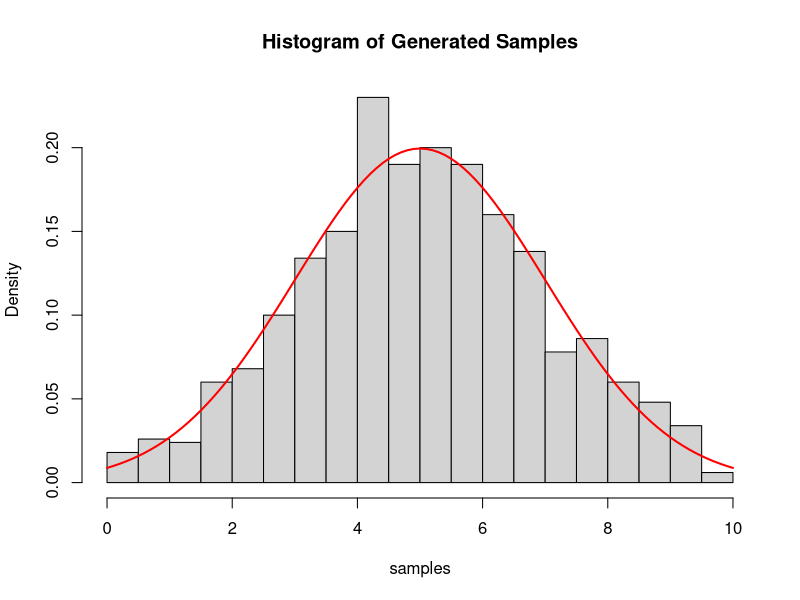

Recreate this plot in R.
# Rejection-Sampling-Function,
# die gemäß gegebener Dichte zieht

##! noch korrigieren


# target_dist_mean: Mittelwert der Normalverteilung der Zielverteilung
# target_dist_sd: Standardabweichung der Normalverteilung der Zielverteilung
# prop_dist_min = Minimum der Schätzverteilung
# prop_dist_max = Maximum der Schätzverteilung
# M = Maximalwert von acceptance_prob
# n_samples = Anzahl der gewünschten Stichproben


rejection_sampling <- function(target_dist_mean, target_dist_sd, prop_dist_min, prop_dist_max, M, n_samples) {

  ##! ERROR, falls Werte fehlen

  # Zielverteilung: Normalverteilung mit Mittelwert und Standardabweichung
  target_dist <- function(x) dnorm(x, mean = target_dist_mean, sd = target_dist_sd)

  # Schätzverteilung: Gleichverteilung auf Intervall [min,max]
  proposal_dist <- function(x) dunif(x, min = prop_dist_min, max = prop_dist_max)

  # Funktion zur Akzeptanz- und Ablehnungswahrscheinlichkeit
  acceptance_prob <- function(x) target_dist(x) / (M * proposal_dist(x))

  # Generierung von Stichproben
  samples <- numeric(n_samples)
  i <- 1
  while (i <= n_samples) {         ##! Video baut hier gewünschte n_samples ein.
    # Ziehen einer Stichprobe aus der Schätzverteilung
    x <- runif(1, min = prop_dist_min, max = prop_dist_max)

    # Akzeptieren oder Ablehnen der Stichprobe mit Hilfe von acceptance_prob
    u <- runif(1)
    if (u < acceptance_prob(x)) {
      samples[i] <- x
      i <- i + 1
      # Bei Ablehnung bleibt i gleich und es wird bis zu Akzeptanz neu gezogen.
      # So wird samples nur mit akzeptierten Werten gefüllt, bis gewünscht Anzahl an samples erreicht ist.
    }
  }
  # Plotten der Zielverteilung und der generierten Stichproben
  hist(samples, breaks = 20, freq = FALSE, main = "Histogram of Generated Samples")
  curve(target_dist, add = TRUE, col = "red", lwd = 2)
}

## -----------------------------------------------------------------
# Beispiel:

rejection_sampling(5, 2, 0, 10, 5, 1000)

